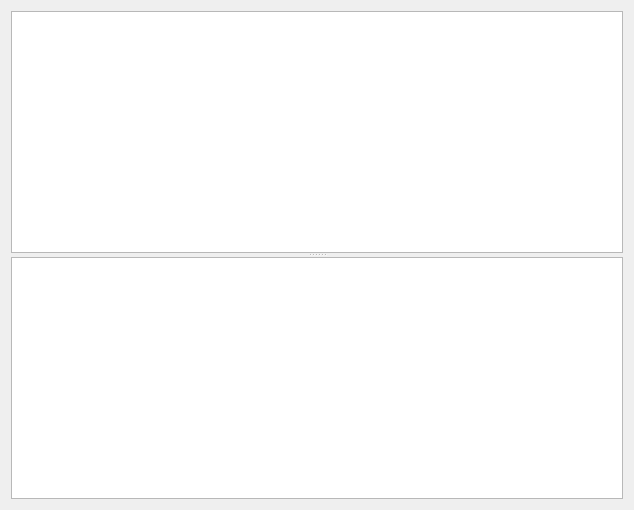
<?xml version="1.0" encoding="UTF-8"?>
<ui version="4.0">
 <class>frmTextWrite</class>
 <widget class="QWidget" name="frmTextWrite">
  <property name="geometry">
   <rect>
    <x>0</x>
    <y>0</y>
    <width>634</width>
    <height>510</height>
   </rect>
  </property>
  <property name="windowTitle">
   <string>Form</string>
  </property>
  <layout class="QVBoxLayout" name="verticalLayout">
   <item>
    <widget class="QSplitter" name="splitter">
     <property name="orientation">
      <enum>Qt::Vertical</enum>
     </property>
     <widget class="QTextEdit" name="txt1"/>
     <widget class="QTextEdit" name="txt2"/>
    </widget>
   </item>
  </layout>
 </widget>
 <resources/>
 <connections/>
</ui>
